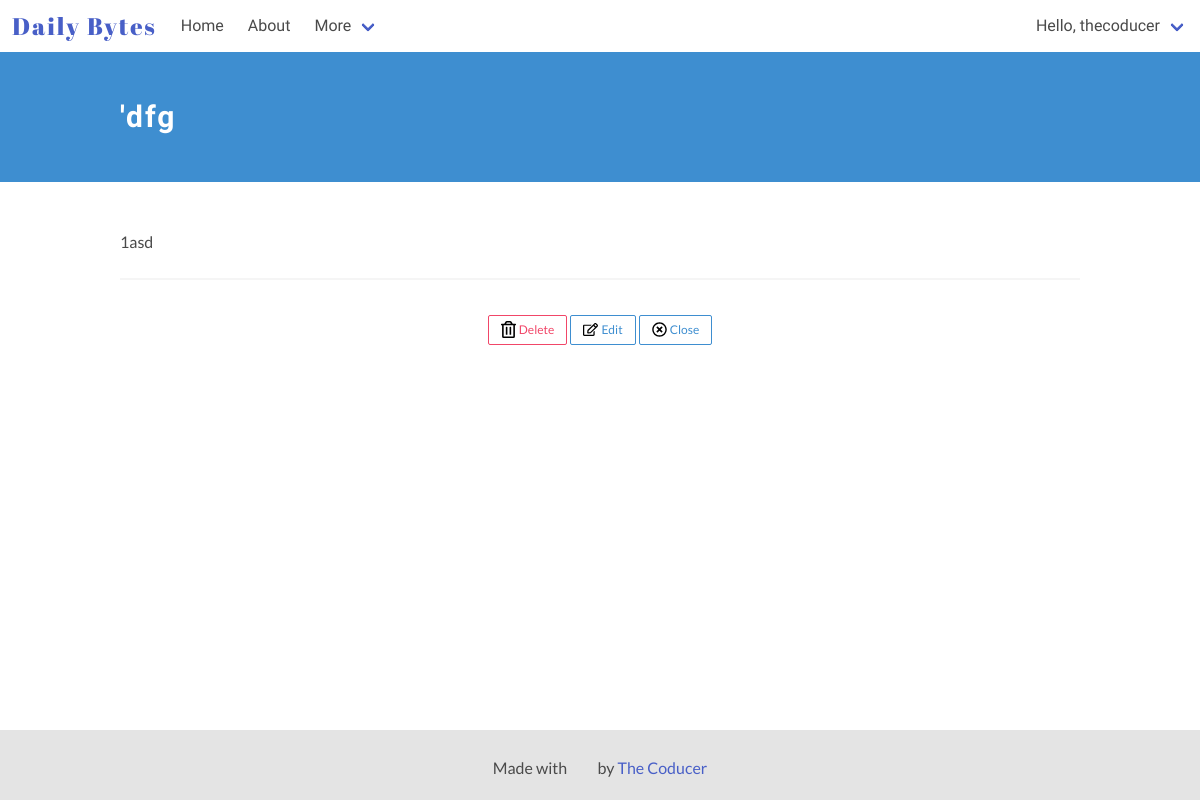
The app's page /entry/13 (signed in), older data.
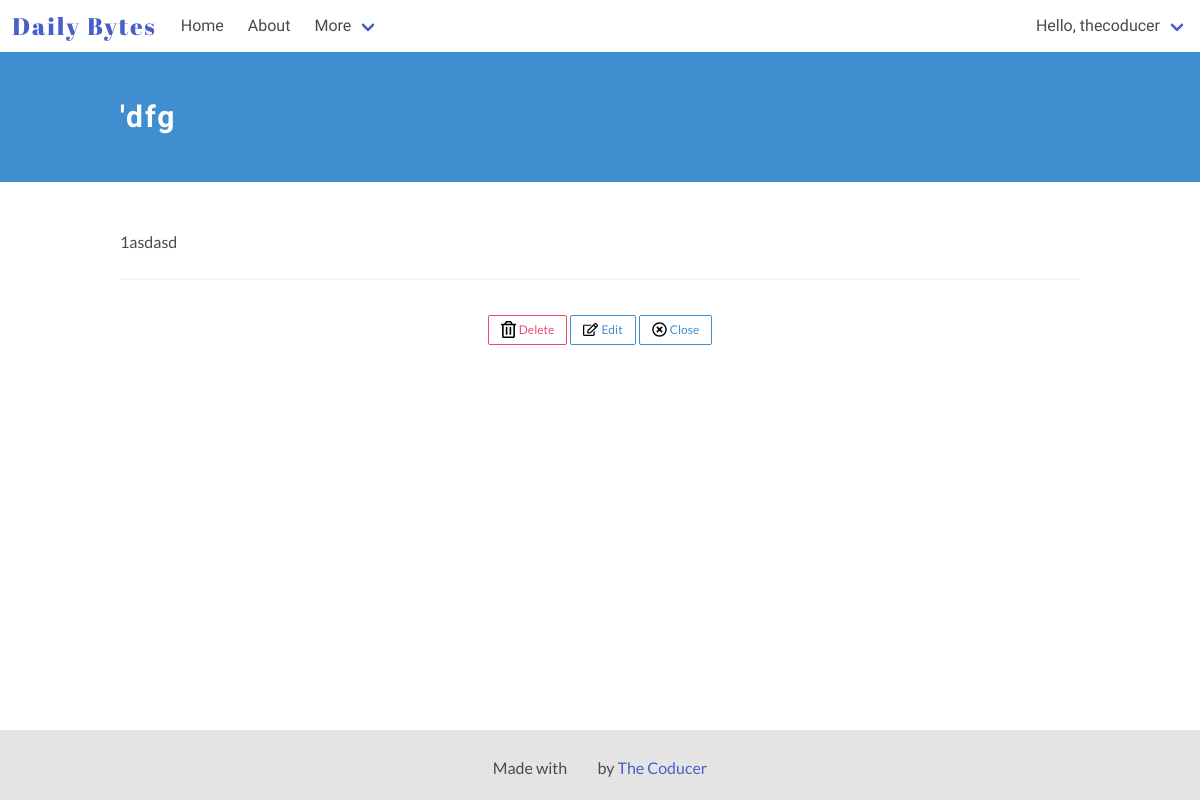
The same page, newer data.
### diary_app/models.py (models this page shows)
class Entry(models.Model):
    author = models.ForeignKey(User, on_delete=models.CASCADE) # User is an auth model
    title = models.CharField(max_length=100, default='', verbose_name="")
    text = RichTextUploadingField(verbose_name="")
    date_posted = models.DateTimeField(auto_now_add = True)
    trash = models.BooleanField(default=False)
    """ def __str__(self):
        return 'Entry #{}'.format(self.id) """
    class Meta:
        verbose_name_plural = 'entries'

### diary_app/views.py (the view)
# urls.py: path('entry/<int:id>', views.readmore, name = 'readmore'),
@login_required
def readmore(request, id):
    entry = get_object_or_404(Entry, id=id, author=request.user)
    return render(request, "diary_app/readmore.html", {'entry': entry})

### diary_app/templates/diary_app/readmore.html (shortened to what this page needs)
<!DOCTYPE html>
<html lang="en">
<head>
    {% extends "./base.html" %}
    {% block content %}
    {% load static %}
    <section class="hero is-info">
            <div class="hero-body">
                <div class="container">
                    <h1 class="title">
                        {{ entry.title }}
                    </h1>
                </div>
            </div>
        </section>
        <section class="section">
            <div class="container">
                <p class="readmore-page">{{ entry.text | safe }}</p>
                <hr>
            </div>
            {% if entry.trash == False %}
            <div class="div-fix">
            <div class="container is-widescreen has-text-centered">
                <a class="button is-small is-danger is-outlined" href="/confirmdelete/{{entry.id}}"><img src="{% static '/images/delete.svg' %}" alt="Delete" width=15px height=15px style="margin-right: 3px;">Delete</a>
                <a class="button is-small is-info is-outlined" href="/edit/{{entry.id}}"><img src="{% static '/images/edit.svg' %}" alt="Edit" width=15px height=15px style="margin-right: 3px;">Edit</a>
                <a class="button is-small is-info is-outlined" href="{% url 'home' %}"><img src="{% static '/images/close.svg' %}" alt="close" width=15px height=15px style="margin-right: 3px;">Close</a>
            </div>
            </div>
            {% endif %}
        </section>
    {% endblock %}

Row changes from the older to the newer data that the page shows:
changed Entry "'dfg": text "1asd" → "1asdasd"
